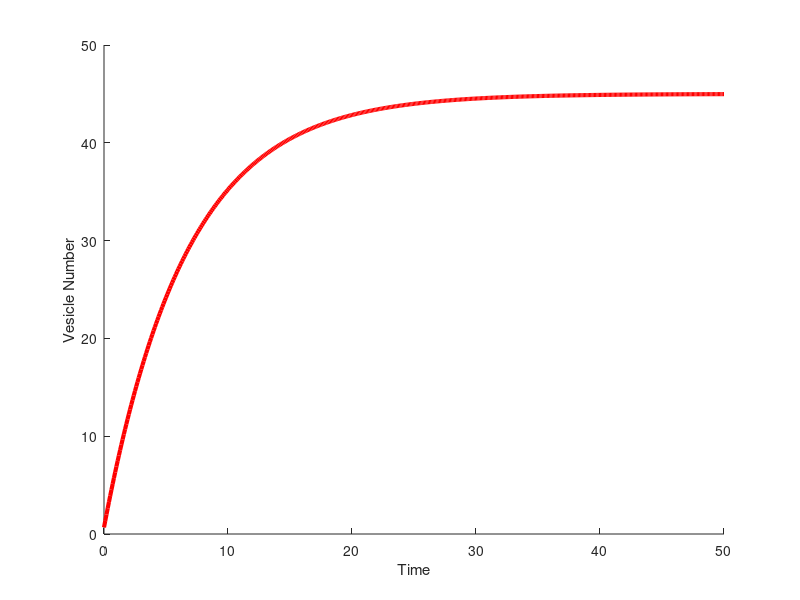

Recreate this plot in MATLAB.


%% 2016-09-14 RHX
%  Describe basic equal probability secretion model.
%%
clc;
clear;

%% First Step: Define the pool 
n0=45;   % Pool Size
p=0.150; % Release probability(S-1)
dt=.1;
t=50;    % Time length


%% Second Step: Secretion Process
n=[];
Temp=n0;

for i=0:dt:t
Temp=Temp-Temp*p*dt;
n=[n;Temp];
end

%% Third Step: Plotting Result
figure;

hold on
plot(0:dt:t,n0-n,'Linewidth',3,'Color','r')

f=@(t)n0*exp(p*t)

xlabel('Time')
ylabel('Vesicle Number')
